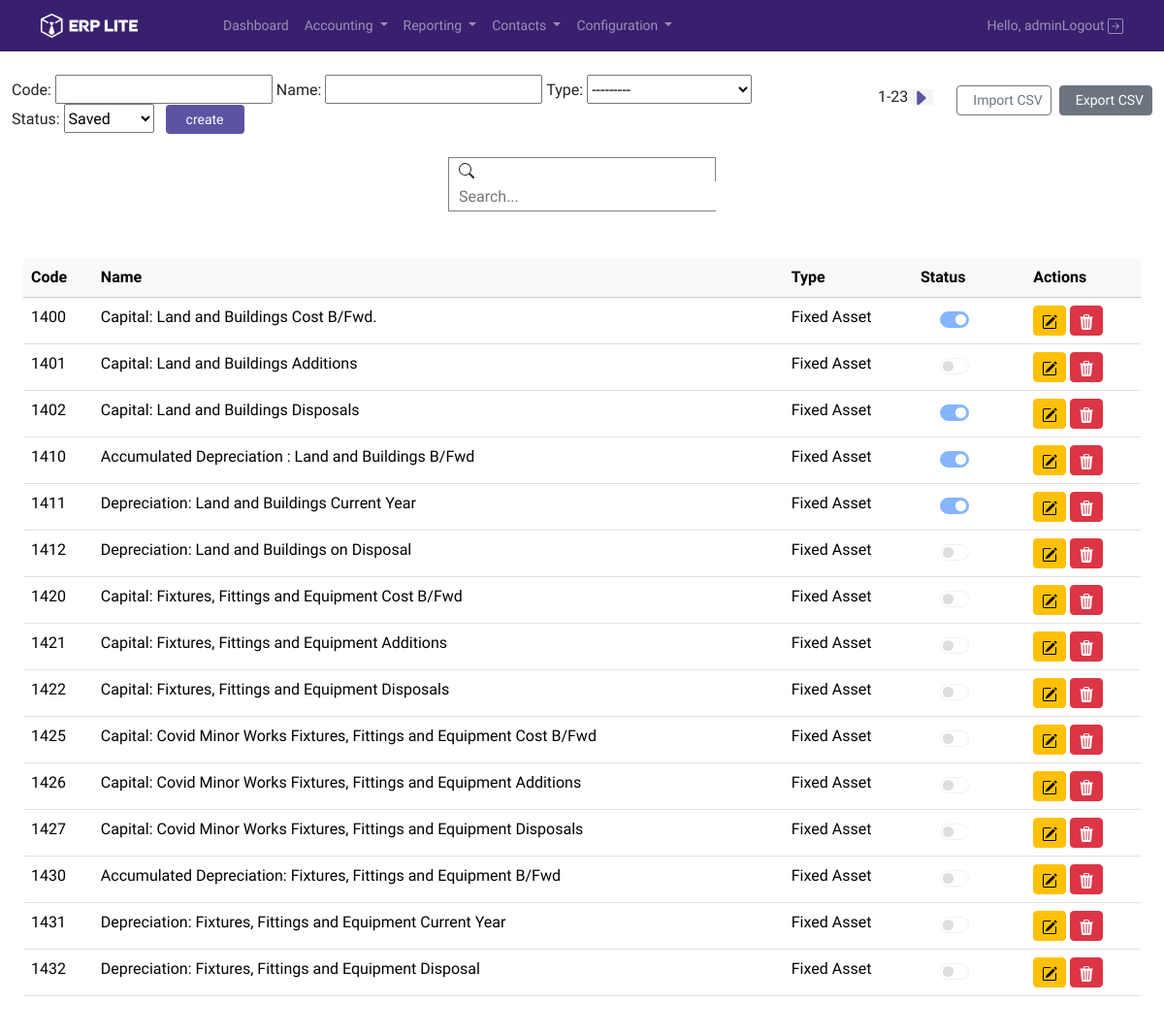
The page /accounting/chart-accounts/ (signed in) on the database its author committed.
### accounting/models.py (models this page shows, shortened)
class CategoryAccounts(models.Model):
    name = models.CharField(max_length=220)
    def __str__(self):
        return self.name

class ChartOfAccounts(models.Model):
    class Status(models.TextChoices):
        SAVED = 'SV', 'Saved'
        PUBLISHED = 'PB', 'Published'
    code = models.CharField(max_length=10, unique=True)
    name = models.CharField(max_length=220)
    type = models.ForeignKey(CategoryAccounts, on_delete=models.CASCADE)
    status = models.CharField(max_length=2, choices=Status.choices, default=Status.SAVED)
    class Meta:
        ordering = ['code']

### accounting/views.py (the view)
# urls.py: path('chart-accounts/', chart_of_accounts, name="chart-accounts"),
@login_required(login_url='login')
def chart_of_accounts(request):
    q = request.GET.get('q') if request.GET.get('q') != None else ''
    account_filter = ChartOfAccounts.objects.filter(
        Q(name__icontains=q)
    )
    chartAccounts = ChartOfAccounts.objects.all()
    form = FormChartOfAccounts()
    if request.method == 'POST':
        form = FormChartOfAccounts(request.POST)
        if form.is_valid():
            form.save()
        return redirect('accounting:chart-accounts')
    paginator = Paginator(account_filter, 15)
    page_number = request.GET.get('page')
    page_accounts = paginator.get_page(page_number)
    context = {
        'chartAccounts': chartAccounts,
        'form': form,
        'page_accounts': page_accounts,
    }
    return render(request, 'chartOfAccounts.html', context)

### accounting/forms.py
class FormChartOfAccounts(ModelForm):
    class Meta:
        model = ChartOfAccounts
        fields = '__all__'

### accounting/templates/chartOfAccounts.html (shortened to what this page needs)
{% extends 'home.html' %}
{% block content %}
<div class="container-fluid">
    <div class="row align-items-center mt-4 mb-4">
        <div class="col-md-8">
        <form method="POST" action="">
            {{ form }}
            {% if page_name %}
            <input type="submit" value="update" class="ms-2 btn btn-warning btn-sm">
            <a href="{% url 'accounting:chart-accounts' %}" class="btn btn-secondary btn-sm">cancel</a>
            {% else %}
            <input type="submit" value="create" class="ms-2 btn btn-sm btn-erp-primary">
            {% endif %}
        </form>
    </div>
        <div class="col-md-4 d-flex justify-content-end">
        <div class="">
            <p>{{ page_accounts.number }}-{{ page_accounts.paginator.num_pages }}</p>
        </div>
        <div class="me-4">
            {% if page_accounts.has_next %}
            <a class="paginator" href="?page={{ page_accounts.next_page_number }}">
                <svg xmlns="http://www.w3.org/2000/svg" width="26" height="20" fill="currentColor"
                     class="bi bi-caret-right-fill" viewBox="0 0 16 16">
                    <path d="m12.14 8.753-5.482 4.796c-.646.566-1.658.106-1.658-.753V3.204a1 1 0 0 1 1.659-.753l5.48 4.796a1 1 0 0 1 0 1.506z"/>
                </svg>
            </a>
            {% endif %}
        </div>
        <div class="me-2">
            <a class="btn btn btn-outline-secondary btn-sm " href="{% url 'accounting:import-accounts' %}"><span class="ps-2">Import CSV</span></a>
        </div>
        <div>
            <a class="btn btn-secondary btn-sm " href="{% url 'accounting:export-accounts' %}"><span class="ps-2">Export CSV</span></a>
        </div>
    </div>
    <div class="col-md-3 mx-auto mt-4 d-flex justify-content-center">
        <form action="" method="GET" class="search-chart">
                <input type="search" name="q" placeholder="Search..." class="input-chart" value="{{ request.GET.q }}">
        </form>
    </div>
    </div>
    <div class="row bg-white p-4">
    <table class="table">
        <thead class="table-light">
        <tr>
            <th>Code</th>
            <th>Name</th>
            <th>Type</th>
            <th>Status</th>
            <th>Actions</th>
        </tr>
        </thead>
        <tbody>
        {% if page_accounts %}
        {% for account in page_accounts %}
        <tr>
            <td>{{ account.code }}</td>
            <td>{{ account.name }}</td>
            <td>{{ account.type }}</td>
            <td>
                <div class="form-check form-switch">
                    <input
                            class="form-check-input"
                            type="checkbox"
                            role="switch"
                            id="flexSwitchCheckDefault"
                            {% if account.status == "PB" %} checked {% else %} {% endif %}
                    disabled>
                </div>
            <td><a href="{% url 'accounting:update-chart-accounts' account.pk %}"
                   class="btn btn-warning btn-sm">
            </a>
                <a href="{% url 'accounting:delete-chart-accounts' account.pk %}" class="btn btn-danger btn-sm">
                </a></td>
        </tr>
        {% endfor %}
        {% else %}
        <tr>
            <td>
                No found data.
            </td>
        </tr>
        {% endif %}
        </tbody>
    </table>
</div>
</div>
{% endblock %}

### home/templates/header/navBar.html (shortened to what this page needs)
{% load static %}
<nav class="navbar navbar-expand-lg">
    <div class="container">
        <a class="navbar-brand" href="{% url 'home' %}">
            <img src="{% static 'logo.png' %}" alt="" width="100">
        </a>
        <div class="collapse navbar-collapse" id="navbarSupportedContent">
            <ul class="navbar-nav me-auto mb-2 mb-lg-0">
                <li class="nav-item">
                    <a class="nav-link active" aria-current="page" href="{% url 'home'%}">Dashboard</a>
                </li>
                 <li class="nav-item dropdown">
                    <a class="nav-link dropdown-toggle" href="#" id="navbarDropdown" role="button"
                       data-bs-toggle="dropdown" aria-expanded="false">
                        Accounting
                    </a>
                </li>
                <li class="nav-item dropdown">
                    <a class="nav-link dropdown-toggle" href="#" id="navbarDropdown" role="button"
                       data-bs-toggle="dropdown" aria-expanded="false">
                        Reporting
                    </a>
                </li>
                <li class="nav-item dropdown">
                    <a class="nav-link dropdown-toggle" href="#" id="navbarDropdown" role="button"
                       data-bs-toggle="dropdown" aria-expanded="false">
                        Contacts
                    </a>
                </li>
                <li class="nav-item dropdown">
                    <a class="nav-link dropdown-toggle" href="#" id="navbarDropdown" role="button"
                       data-bs-toggle="dropdown" aria-expanded="false">
                        Configuration
                    </a>
                </li>
            </ul>
            <div class="d-flex justify-content-center align-items-center">
                {% if request.user.is_authenticated %}
                <p>Hello, {{ request.user.username }}</p>
                {% endif %}
                <a class="nav-link" href="{% url 'logout' %}">Logout
                </a>
            </div>
        </div>
    </div>
</nav>

### static/main.css (style rules this page uses)
* { margin: 0; padding: 0; box-sizing: border-box; }
body { font-family: 'Quicksand', sans-serif; }
a { font-size: 14px !important; }
.btn-erp-primary { background-color: #5D53A3 !important; padding: 4px 20px; color: #ffffff; }
nav { background-color: #38206E; color: rgba(255, 255, 255, 0.5) !important; }
nav .navbar-brand { margin-right: 5rem !important; }
nav .navbar-brand img { filter: brightness(0) invert(1) !important; }
nav a { color: rgba(255, 255, 255, 0.5) !important; }
nav p { margin: 0 !important; font-size: 14px; }
.paginator { background-color: #F3F4F6 !important; color: #5D53A3 !important; }
input, select { height: 30px !important; }
.form-switch { height: 10px !important; width: 70px; display: flex; justify-content: center; align-items: center; }
.form-switch input { height: 70% !important; width: 100% !important; }
.search-chart { border: 1px solid gray; padding: 0px 10px; width: 100%; }
.search-chart input { width: 300px; border: none !important; }

### rows shown on the page
ChartOfAccounts: code "1400", name "Capital: Land and Buildings Cost B/Fwd.", type "Fixed Asset", status "☑"
ChartOfAccounts: code "1401", name "Capital: Land and Buildings Additions", type "Fixed Asset"
ChartOfAccounts: code "1402", name "Capital: Land and Buildings Disposals", type "Fixed Asset", status "☑"
ChartOfAccounts: code "1410", name "Accumulated Depreciation : Land and Buildings B/Fwd", type "Fixed Asset", status "☑"
ChartOfAccounts: code "1411", name "Depreciation: Land and Buildings Current Year", type "Fixed Asset", status "☑"
ChartOfAccounts: code "1412", name "Depreciation: Land and Buildings on Disposal", type "Fixed Asset"
ChartOfAccounts: code "1420", name "Capital: Fixtures, Fittings and Equipment Cost B/Fwd", type "Fixed Asset"
ChartOfAccounts: code "1421", name "Capital: Fixtures, Fittings and Equipment Additions", type "Fixed Asset"
ChartOfAccounts: code "1422", name "Capital: Fixtures, Fittings and Equipment Disposals", type "Fixed Asset"
ChartOfAccounts: code "1425", name "Capital: Covid Minor Works Fixtures, Fittings and Equipment Cost B/Fwd", type "Fixed Asset"
ChartOfAccounts: code "1426", name "Capital: Covid Minor Works Fixtures, Fittings and Equipment Additions", type "Fixed Asset"
ChartOfAccounts: code "1427", name "Capital: Covid Minor Works Fixtures, Fittings and Equipment Disposals", type "Fixed Asset"
ChartOfAccounts: code "1430", name "Accumulated Depreciation: Fixtures, Fittings and Equipment B/Fwd", type "Fixed Asset"
ChartOfAccounts: code "1431", name "Depreciation: Fixtures, Fittings and Equipment Current Year", type "Fixed Asset"
ChartOfAccounts: code "1432", name "Depreciation: Fixtures, Fittings and Equipment Disposal", type "Fixed Asset"

### other values the page prints
{{ request.user.username }} "admin"
{{ page_accounts.number }} "1"
{{ page_accounts.paginator.num_pages }} "23"
